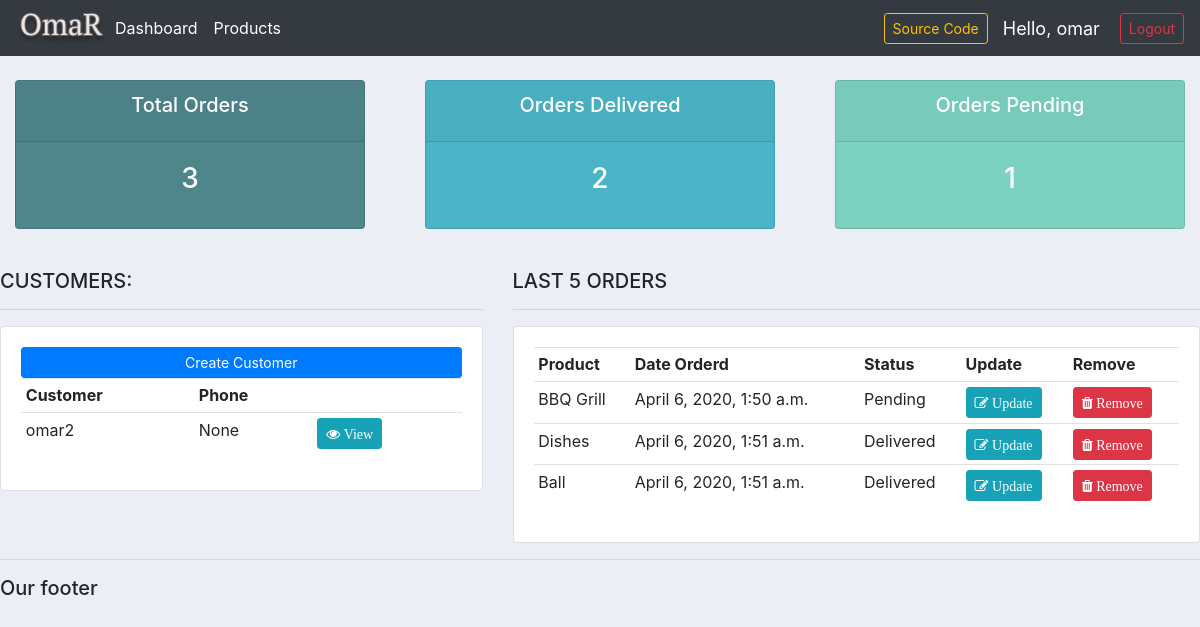
The app's page / (signed in) with its own data.
### accounts/models.py (models this page shows, shortened)
class Customer(models.Model):
    user = models.OneToOneField(User, null=True, blank=True, on_delete=models.CASCADE) # one to one relationships(one customer can have one user and one user can have one customer)
    name = models.CharField(max_length=200, null=True)
    phone = models.CharField(max_length=200, null=True)
    email = models.CharField(max_length=200, null=True)
    profile_pic = models.ImageField(default="profile1.png", null=True, blank=True)
    date_created = models.DateTimeField(auto_now_add=True, null=True)

class Order(models.Model):
    STATUS = (
        ('Pending', 'Pending'),
        ('Out for delivery', 'Out for delivery'),
        ('Delivered', 'Delivered'),
    )
    customer = models.ForeignKey(Customer, null=True, on_delete=models.SET_NULL) # one to many relationships
    product = models.ForeignKey(Product, null=True, on_delete=models.SET_NULL) # one to many relationships
    date_created = models.DateTimeField(auto_now_add=True, null=True)
    status = models.CharField(max_length=200, null=True, choices=STATUS)
    note = models.CharField(max_length=1000, null=True) # for custom Search

class Product(models.Model):
    CATEGORY = (
        ('Indoor', 'Indoor'),
        ('Out Door', 'Out Door'),
    )
    name = models.CharField(max_length=200, null=True)
    price = models.FloatField(null=True)
    category = models.CharField(max_length=200, null=True, choices=CATEGORY)
    description = models.CharField(max_length=200, null=True, blank=True)
    date_created = models.DateTimeField(auto_now_add=True, null=True)
    tags = models.ManyToManyField(Tag) # Many to Many relationships
    def __str__(self):
        return self.name

### accounts/decorators.py (the view)
	def wrapper_function(request, *args, **kwargs):
		group = None
		if request.user.groups.exists():
			group = request.user.groups.all()[0].name
		if group == 'customer':
			return redirect('user-page')
		if group == 'admin':
			return view_func(request, *args, **kwargs)

### accounts/views.py (called while the page is built)
@login_required(login_url='login')
@admin_only # if customer the redirect to user-page and if admin redirect to view_func
def home(request):
    orders = Order.objects.all()
    customers = Customer.objects.all()
    total_customers = customers.count()
    total_orders = orders.count()
    delivered = orders.filter(status='Delivered').count()
    pending = orders.filter(status='Pending').count()
    context = {
        'orders':orders,
        'customers':customers,
        'total_customers':total_customers,
        'total_orders':total_orders,
        'delivered':delivered,
        'pending':pending
    }
    return render(request, 'accounts/dashboard.html', context)

### accounts/templates/accounts/dashboard.html
{% extends 'accounts/main.html' %}
{% block content %}
{% include 'accounts/status.html' %}
<br>
<div class="row">
	<div class="col-md-5">
		<h5>CUSTOMERS:</h5>
		<hr>
		<div class="card card-body">
			<a class="btn btn-primary  btn-sm btn-block" href="">Create Customer</a>
			<table class="table table-sm">
				<tr>
					<th>Customer</th>
					<th>Phone</th>
					<th></th>
				</tr>
				{% for customer in customers %}
					<tr>
						<td>{{ customer.name }}</td>
						<td>{{ customer.phone }}</td>
						<td><a class="btn btn-sm btn-info" href="{% url 'customer' customer.id %}"><i class="fa fa-eye"> View</i></a></td>
					</tr>
				{% endfor %}
			</table>
		</div>
	</div>
	<div class="col-md-7">
		<h5>LAST 5 ORDERS</h5>
		<hr>
		<div class="card card-body">
			<table class="table table-sm">
				<tr>
					<th>Product</th>
					<th>Date Orderd</th>
					<th>Status</th>
					<th>Update</th>
					<th>Remove</th>
				</tr>
				{% for order in orders %}
					<tr>
						<td>{{ order.product }}</td>
						<td>{{ order.date_created }}</td>
						<td>{{ order.status }}</td>
						<td><a class="btn btn-sm btn-info" href="{% url 'updateOrder' order.id %}"><i class="fa fa-edit"> Update</i></a></td>
						<td><a class="btn btn-sm btn-danger" href="{% url 'delete_order' order.id %}"><i class="fa fa-trash"> Remove</i></a></td>
					</tr>
				{% endfor %}
			</table>
		</div>
	</div>
</div>
{% endblock %}

### accounts/templates/accounts/navbar.html (shortened to what this page needs)
{% load static %}
{% load qr_code %}
<nav class="navbar navbar-expand-lg navbar-dark bg-dark">
  <a href="{% url 'home' %}"><img src="{% static 'images/logo.png' %}" alt=""></a>
  <div class="collapse navbar-collapse" id="navbarNav">
    <ul class="navbar-nav">
      {% if request.user.is_staff %}
      <li class="nav-item active">
        <a class="nav-link" href="{% url 'home' %}">Dashboard</a>
      </li>
      <li class="nav-item active">
        <a class="nav-link" href="{% url 'products' %}">Products</a>
      </li>
      {% else %}
      <li class="nav-item active">
        <a class="nav-link" href="{% url 'account' %}">Settings</a>
      </li>
      {% endif %}
    </ul>
  </div>
  <span>
  <div class="container">
    <button type="button" class="btn btn-outline-warning btn-sm" data-toggle="modal" data-target="#myModal">Source Code</button>
  </div>
  </span>
  <span id="hello-msg">Hello, {{request.user}}</span>
  <span><a class="btn btn-sm btn-outline-danger" href="{% url 'logout' %}">Logout</a></span>
</nav>

### static/css/main.css (style rules this page uses)
body { background-color: #ebeff5; }

### accounts/templates/accounts/navbar.html (style rules this page uses)
#hello-msg { font-size: 18px; color: #fff; margin-right: 20px; }

### records on screen
Customer: name "omar2", phone "None"
Order: product "BBQ Grill", date_created "April 6, 2020, 1:50 a.m.", status "Pending"
Order: product "Dishes", date_created "April 6, 2020, 1:51 a.m.", status "Delivered"
Order: product "Ball", date_created "April 6, 2020, 1:51 a.m.", status "Delivered"

### other values on screen
{{ request.user }} "omar"
{{ total_orders }} "3"
{{ delivered }} "2"
{{ pending }} "1"
